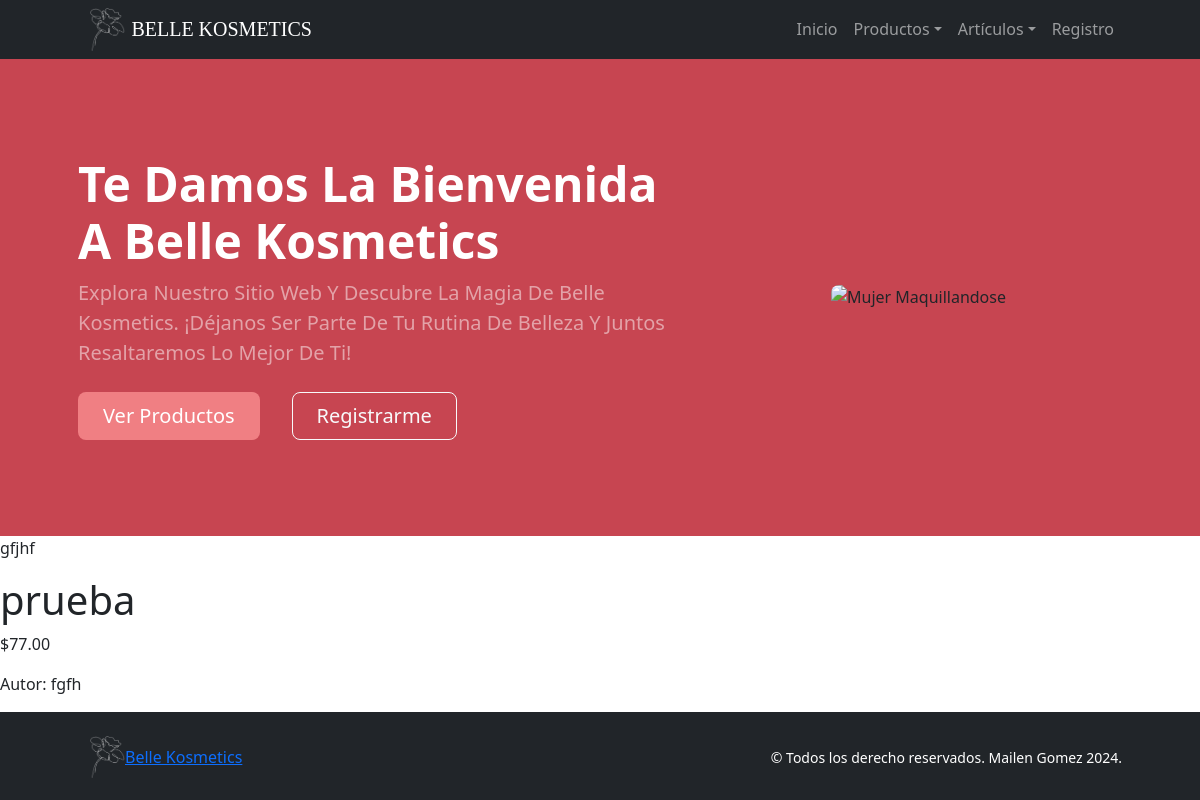
The app's page /productos/8 with its own data.
### App_Final/models.py (models this page shows)
class Producto(models.Model):
    listado_secciones_rostro = [
        ("rostro completo", "Rostro completo"),
        ("frente", "Frente"),
        ("cejas", "Cejas"),
        ("pestañas", "Pestañas"),
        ("párpados", "Párpados"),
        ("contorno de ojos", "Contorno de ojos"),
        ("pómulos", "Pómulos"),
        ("mejillas", "Mejillas"),
        ("nariz", "Nariz"),
        ("labios", "Labios"),
        ("mentón", "Mentón"),
        ("cuello", "Cuello"),
    ]
    nombre = models.CharField(max_length=40)
    detalle = models.TextField(max_length=280)
    precio = models.DecimalField(max_digits=8,decimal_places=2)
    seccion_rostro = models.CharField(max_length=40, choices=listado_secciones_rostro)

### App_Final/views.py (the view)
# urls.py: path('productos/<pk>', views.ProductoDetailView.as_view(), name='DetalleProducto'),
class ProductoDetailView(DetailView):
    model = Producto
    template_name = "App_Final/detalle.html"

### App_Final/templates/App_Final/detalle.html
{% extends 'App_Final/base.html' %}
{% load static %}
{% block main %}
    <main>
        <p>{{producto.seccion_rostro}}</p>
        <h1>{{producto.nombre}}</h1>
        <p>${{producto.precio}}</p>
        <p>Autor: {{producto.detalle}}</p>
    </main>
{% endblock %}

### records on screen
Producto: seccion_rostro "gfjhf", nombre "prueba", precio "77.00", detalle "fgfh"
